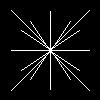

Generate this figure with Python:
import numpy as np
import os
from PIL import Image  # apt-get install imagemagick
import matplotlib.pyplot as plt

def bresenham(sx, sy, ex, ey):
    dx = int(abs(ex-sx))
    dy = int(abs(ey-sy))

    x = sx
    y = sy
    
    line = []

    if (dx > dy):
        d = 2 * dy - dx
        for i in range(0, dx):
            if (d < 0):
                d = d + 2 * dy
            else:
                if (ey > sy):
                    y = y + 1
                else: 
                    y = y - 1
                d = d + 2 * (dy - dx)
            
            line.append((int(x),int(y)))

            if (ex > sx):
                x = x + 1
            else:
                x = x - 1
    else:
        d = 2 * dx - dy
        for i in range(0, dy):
            if (d < 0):
                d = d + 2*dx
            else:
                if (ex > sx):
                    x = x +1
                else:
                    x = x -1
                d = d + 2 * (dx - dy)
            
            line.append((int(x),int(y)))

            if (ey > sy):
                y = y +1
            else:
                y = y -1
    
    return line


if __name__ == "__main__":
    WIDTH = 50
    HEIGHT = 50
    RESOLUTION = 0.5

    sizeX = int(WIDTH / RESOLUTION)
    sizeY = int(HEIGHT / RESOLUTION)
    centerX = sizeX / 2
    centerY = sizeY / 2

    costmap = np.zeros((sizeX, sizeY))

    test_vec = [[15, 10],  [20, 20],  [10, 15],   [0, 20],    [-10, 15],  [-20, 20],
                [-15, 10], [-20, 0],  [-15, -10], [-20, -20], [-10, -15], [0, -20],
                [10, -15], [20, -20], [15, -10],  [20, 0]]
    
    x = int(0/RESOLUTION) + centerX
    y = int(0/RESOLUTION) + centerY

    for vec in test_vec:
        vecX = int(vec[0]/RESOLUTION) + centerX
        vecY = int(vec[1]/RESOLUTION) + centerY
        line = bresenham(x, y, vecX, vecY)
        for p in line:
            costmap[p[0], p[1]] = 255

    img = Image.fromarray(costmap.astype(np.uint8))
    img.save("bresenham_test.jpeg")

